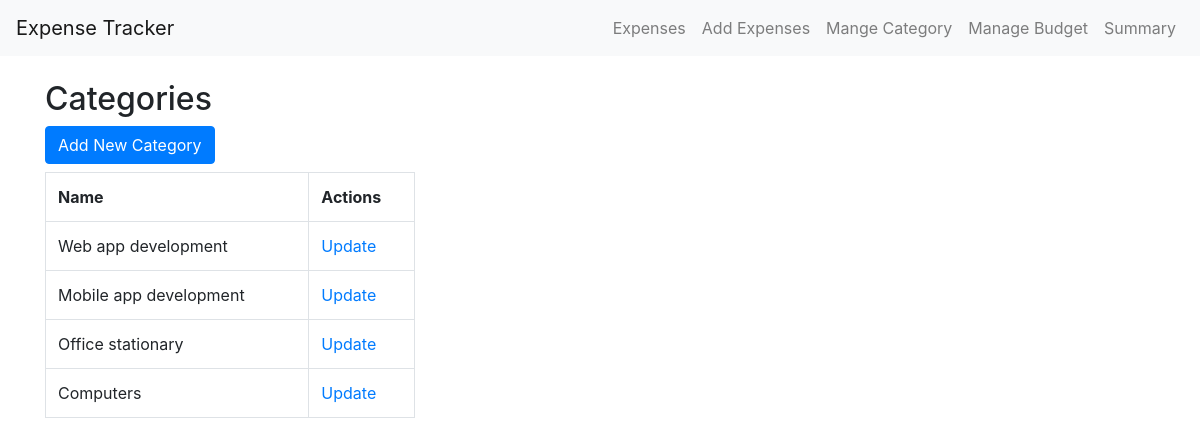
Page /categories/ on the committed database.
### expenses/models.py (models this page shows, shortened)
class Category(models.Model):
    name = models.CharField(max_length=100)

### expenses/views.py (the view)
# urls.py: path('categories/', views.list_categories, name='list_categories'),
def list_categories(request):
    categories = Category.objects.all()
    return render(request, 'expenses/list_categories.html', {'categories': categories})

### expenses/templates/expenses/list_categories.html
{% extends 'expenses/base.html' %}
{% load static %}
{% block content %}
<h2>Categories</h2>
<a class="btn btn-primary mb-2" href="{% url 'add_category' %}">Add New Category</a>
<table class="table table-bordered col-md-4">
    <tr>
        <th>Name</th>
        <th>Actions</th>
    </tr>
    {% for category in categories %}
    <tr>
        <td>{{ category.name }}</td>
        <td>
            <a href="{% url 'update_category' category.id %}">Update</a>
        </td>
    </tr>
    {% endfor %}
</table>
{% endblock %}

### rows in the picture
Category: name "Web app development"
Category: name "Mobile app development"
Category: name "Office stationary"
Category: name "Computers"
